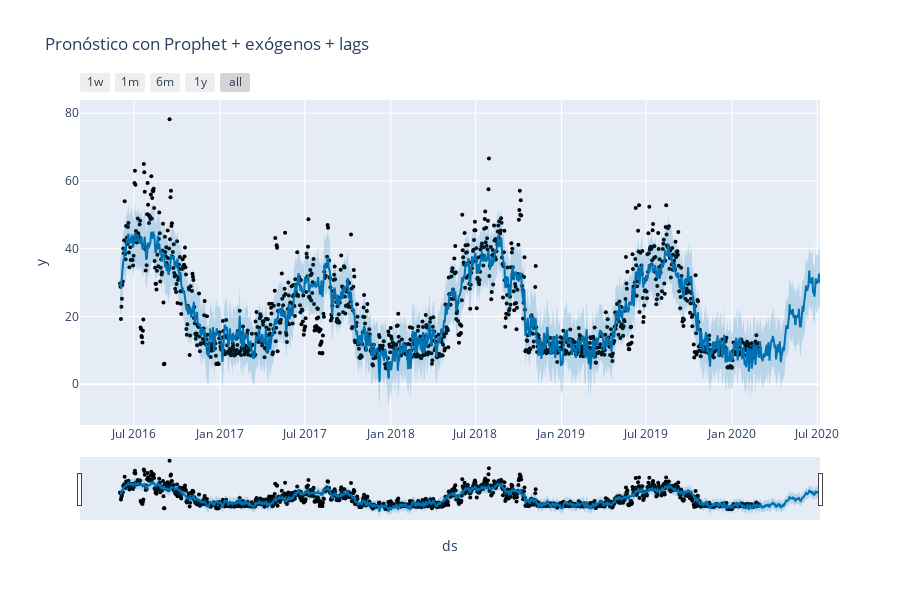
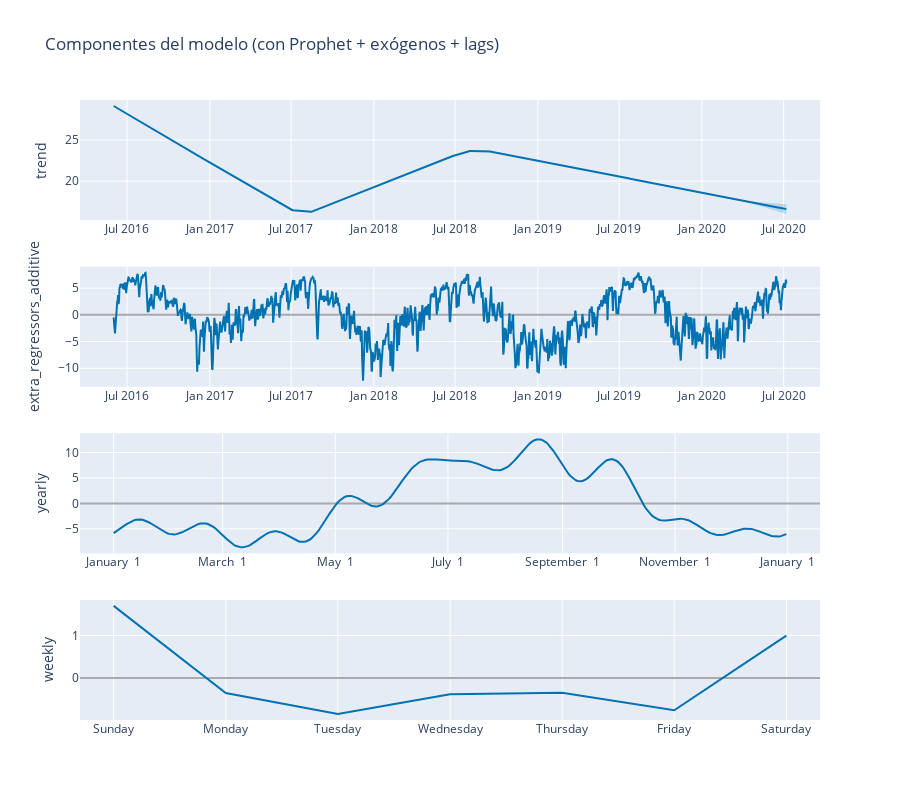

Notebook cell for these charts, in order:
### Markdown cell above
**Respuesta:**

### Code cell
#CODIGO AQUI

# ===========================================
# 1.5 Aplicando Lags — Prophet (7 pts)
# ===========================================

import numpy as np
import pandas as pd
import matplotlib.pyplot as plt
from sklearn.metrics import mean_absolute_error
from prophet import Prophet

# Plotly opcional (cae en Matplotlib si no está disponible)
_PLOTLY_OK = True
try:
    import plotly.io as pio
    from prophet.plot import plot_plotly, plot_components_plotly
    try:
        pio.renderers.default = "vscode"
    except Exception:
        pio.renderers.default = "browser"
except Exception:
    _PLOTLY_OK = False

# --- 1) PACF (Autocorrelación Parcial) de exógenos 'avg' en TRAIN ---
from statsmodels.tsa.stattools import pacf

# Conjunto de candidatos (toma solo los que existan)
CANDIDATES = [c for c in ["Temp_avg", "Dew_avg", "Hum_avg", "Wind_avg", "Press_avg"]
              if c in weather.columns]

# Usamos exclusivamente el rango de TRAIN para evitar fuga de información
weather_train = weather.merge(train[["date"]], on="date", how="inner").sort_values("date")

max_lag = 7  # lags diarios a evaluar (ajústalo si quieres explorar más)
N = len(weather_train)
conf = 1.96 / np.sqrt(N)  # umbral 95%

selected_lags = {}  # dict: var -> [lags]
for var in CANDIDATES:
    series = weather_train[var].astype(float).values
    # pacf devuelve desde lag 0...max_lag
    pacf_vals = pacf(series, nlags=max_lag, method="yw")
    # selecciona lags con |PACF| > umbral, excluyendo el lag 0
    sig_lags = [k for k in range(1, max_lag + 1) if abs(pacf_vals[k]) > conf]
    # como mínimo, proponemos lag=1 si ninguno superó el umbral (evita quedarse sin lags)
    if len(sig_lags) == 0:
        sig_lags = [1]
    selected_lags[var] = sig_lags

print("Lags seleccionados (por PACF, 95%):")
for v, ls in selected_lags.items():
    print(f" - {v}: {ls}")

# --- 2) Crear columnas lag en weather y mantener originales + lags ---
weather_lag = weather.copy()
lag_cols = []
for var, lags in selected_lags.items():
    for L in lags:
        col = f"{var}_lag{L}"
        weather_lag[col] = weather_lag[var].shift(L)
        lag_cols.append(col)

# --- 3) Imputación de nulos en lags con la media de CADA variable (según enunciado) ---
# calculamos medias SOLO con TRAIN para no filtrar info del futuro
means_train = (weather_lag.merge(train[["date"]], on="date", how="inner"))[lag_cols].mean()
for c in lag_cols:
    weather_lag[c] = weather_lag[c].fillna(means_train[c])

# --- 4) Preparar train/test con exógenos + lags para Prophet ---
REGRESSORS_BASE = CANDIDATES                   # originales
REGRESSORS_LAGS = lag_cols                     # lags creados
REGRESSORS_ALL  = REGRESSORS_BASE + REGRESSORS_LAGS

# merge con splits existentes
train_lags = train.merge(weather_lag[["date"] + REGRESSORS_ALL], on="date", how="left")
test_lags  = test.merge( weather_lag[["date"] + REGRESSORS_ALL],  on="date", how="left")

# por si quedara algún NA residual tras el merge
train_lags[REGRESSORS_ALL] = train_lags[REGRESSORS_ALL].ffill().bfill()
test_lags[REGRESSORS_ALL]  = test_lags[REGRESSORS_ALL].ffill().bfill()

# Prophet requiere ds/y
train_prophet_lag = train_lags.rename(columns={"date":"ds", "Energy_kWh":"y"}).copy()
test_prophet_lag  = test_lags.rename(columns={"date":"ds", "Energy_kWh":"y"}).copy()

# --- 5) Modelo Prophet con exógenos + lags ---
m_lags = Prophet(
    yearly_seasonality=True,
    weekly_seasonality=True,
    daily_seasonality=False,
    seasonality_mode="additive"
)

# añadimos TODOS los regresores (originales y lags)
for reg in REGRESSORS_ALL:
    m_lags.add_regressor(reg)

m_lags.fit(train_prophet_lag[["ds","y"] + REGRESSORS_ALL])

# --- 6) Predicción coherente en todo el rango (train + test) ---
future_all_lags = pd.concat([
    train_prophet_lag[["ds"] + REGRESSORS_ALL],
    test_prophet_lag[["ds"] + REGRESSORS_ALL]
], ignore_index=True).drop_duplicates().sort_values("ds")

forecast_all_lags = m_lags.predict(future_all_lags)

# métricas
pred_train_lags = train_prophet_lag.merge(forecast_all_lags[["ds","yhat"]], on="ds", how="left")
pred_test_lags  = test_prophet_lag.merge( forecast_all_lags[["ds","yhat"]], on="ds", how="left")

mae_train_lags = mean_absolute_error(pred_train_lags["y"], pred_train_lags["yhat"])
mae_test_lags  = mean_absolute_error(pred_test_lags["y"],  pred_test_lags["yhat"])
print(f"[Prophet + exógenos + lags] MAE train: {mae_train_lags:.3f} | MAE test: {mae_test_lags:.3f}")

# --- 7) Gráficos (forecast y componentes) + gráfico de errores ---
title_suffix = "con Prophet + exógenos + lags"

if _PLOTLY_OK:
    fig_pred = plot_plotly(m_lags, forecast_all_lags)
    fig_pred.update_layout(title=f"Pronóstico {title_suffix}")
    fig_pred.show()

    fig_comp = plot_components_plotly(m_lags, forecast_all_lags)
    fig_comp.update_layout(title=f"Componentes del modelo ({title_suffix})")
    fig_comp.show()
else:
    plt.figure(figsize=(12,5))
    plt.plot(df["date"], df["Energy_kWh"], label="Real", alpha=0.6)
    plt.plot(forecast_all_lags["ds"], forecast_all_lags["yhat"], label="yhat (Prophet+lags)", linewidth=2)
    plt.axvline(pd.to_datetime("2020-03-01"), color="k", linestyle="--", alpha=0.7)
    plt.title(f"Pronóstico {title_suffix}")
    plt.legend(); plt.tight_layout(); plt.show()
    _ = m_lags.plot_components(forecast_all_lags)

# error global
error_df_lags = pd.concat([train_prophet_lag, test_prophet_lag], ignore_index=True) \
    .merge(forecast_all_lags[["ds","yhat"]], on="ds", how="left")
error_df_lags["error"] = error_df_lags["y"] - error_df_lags["yhat"]

plt.figure(figsize=(12,5))
plt.plot(error_df_lags["ds"], error_df_lags["error"])
plt.axhline(0, linestyle="--", color="black")
plt.axvline(pd.to_datetime("2020-03-01"), color="k", linestyle="--", alpha=0.7)
plt.title(f"Error (Real - Predicho) {title_suffix}")
plt.tight_layout()
plt.show()

# --- Resumen final para la celda de texto ---
print("\nResumen 1.5 — Prophet con exógenos + lags")
for v, ls in selected_lags.items():
    print(f"  * {v}: lags usados {ls}")
print(f"MAE entrenamiento: {mae_train_lags:.3f}")
print(f"MAE prueba:        {mae_test_lags:.3f}")

### Figure 1 — Plotly figure (JSON) as saved in the notebook; plotly's stock layout.template omitted (floating-point values rounded to 4 significant figures; data arrays with more than 128 entries replaced by an {"elided": "..."} marker saying what was removed)
{"data": [{"marker": {"color": "black", "size": 4}, "mode": "markers", "name": "Actual", "type": "scatter", "x": {"elided": "1369 str values"}, "y": {"elided": "1369 float values"}}, {"hoverinfo": "skip", "line": {"width": 0}, "mode": "lines", "type": "scatter", "x": {"elided": "1498 str values"}, "y": {"elided": "1498 float values"}}, {"fill": "tonexty", "fillcolor": "rgba(0, 114, 178, 0.2)", "line": {"color": "#0072B2", "width": 2}, "mode": "lines", "name": "Predicted", "type": "scatter", "x": {"elided": "1498 str values"}, "y": {"elided": "1498 float values"}}, {"fill": "tonexty", "fillcolor": "rgba(0, 114, 178, 0.2)", "hoverinfo": "skip", "line": {"width": 0}, "mode": "lines", "type": "scatter", "x": {"elided": "1498 str values"}, "y": {"elided": "1498 float values"}}], "layout": {"height": 600, "showlegend": false, "title": {"text": "Pronóstico con Prophet + exógenos + lags"}, "width": 900, "xaxis": {"rangeselector": {"buttons": [{"count": 7, "label": "1w", "step": "day", "stepmode": "backward"}, {"count": 1, "label": "1m", "step": "month", "stepmode": "backward"}, {"count": 6, "label": "6m", "step": "month", "stepmode": "backward"}, {"count": 1, "label": "1y", "step": "year", "stepmode": "backward"}, {"step": "all"}]}, "rangeslider": {"visible": true}, "title": {"text": "ds"}, "type": "date"}, "yaxis": {"title": {"text": "y"}}}}

### Figure 2 — Plotly figure (JSON) as saved in the notebook; plotly's stock layout.template omitted (floating-point values rounded to 4 significant figures; data arrays with more than 128 entries replaced by an {"elided": "..."} marker saying what was removed)
{"data": [{"line": {"color": "#0072B2", "width": 2}, "mode": "lines", "name": "trend", "type": "scatter", "x": {"elided": "1498 str values"}, "xaxis": "x", "y": {"elided": "1498 float values"}, "yaxis": "y"}, {"line": {"color": "rgba(0, 114, 178, 0.2)", "width": 0}, "mode": "lines", "name": "trend_upper", "type": "scatter", "x": {"elided": "1498 str values"}, "xaxis": "x", "y": {"elided": "1498 float values"}, "yaxis": "y"}, {"fill": "tonexty", "fillcolor": "rgba(0, 114, 178, 0.2)", "line": {"color": "rgba(0, 114, 178, 0.2)", "width": 0}, "mode": "lines", "name": "trend_lower", "type": "scatter", "x": {"elided": "1498 str values"}, "xaxis": "x", "y": {"elided": "1498 float values"}, "yaxis": "y"}, {"line": {"color": "#0072B2", "width": 2}, "mode": "lines", "name": "extra_regressors_additive", "type": "scatter", "x": {"elided": "1498 str values"}, "xaxis": "x2", "y": {"elided": "1498 float values"}, "yaxis": "y2"}, {"line": {"color": "#0072B2", "width": 2}, "mode": "lines", "name": "yearly", "type": "scatter", "x": {"elided": "365 str values"}, "xaxis": "x3", "y": {"elided": "365 float values"}, "yaxis": "y3"}, {"line": {"color": "#0072B2", "width": 2}, "mode": "lines", "name": "weekly", "type": "scatter", "x": ["2017-01-01T00:00:00.000000000", "2017-01-02T00:00:00.000000000", "2017-01-03T00:00:00.000000000", "2017-01-04T00:00:00.000000000", "2017-01-05T00:00:00.000000000", "2017-01-06T00:00:00.000000000", "2017-01-07T00:00:00.000000000"], "xaxis": "x4", "y": [1.7, -0.3558, -0.8496, -0.382, -0.3463, -0.763, 0.9972], "yaxis": "y4"}], "layout": {"height": 800, "showlegend": false, "title": {"text": "Componentes del modelo (con Prophet + exógenos + lags)"}, "width": 900, "xaxis": {"anchor": "y", "domain": [0, 1], "range": ["2016-03-18T03:36:00", "2020-09-19T20:24:00"], "type": "date"}, "xaxis2": {"anchor": "y2", "domain": [0, 1], "range": ["2016-03-18T03:36:00", "2020-09-19T20:24:00"], "type": "date"}, "xaxis3": {"anchor": "y3", "domain": [0, 1], "range": ["2016-12-13T18:54:02.958904115", "2018-01-18T11:04:57.863013581"], "tickformat": "%B %e", "type": "date"}, "xaxis4": {"anchor": "y4", "domain": [0, 1], "range": ["2016-12-31T16:48:00", "2017-01-07T07:12:00"], "tickformat": "%A", "type": "date"}, "yaxis": {"anchor": "x", "domain": [0.8063, 1], "rangemode": "normal", "title": {"text": "trend"}, "zerolinecolor": "#AAA"}, "yaxis2": {"anchor": "x2", "domain": [0.5375, 0.7312], "rangemode": "tozero", "title": {"text": "extra_regressors_additive"}, "zerolinecolor": "#AAA"}, "yaxis3": {"anchor": "x3", "domain": [0.2687, 0.4625], "title": {"text": "yearly"}, "zerolinecolor": "#AAA"}, "yaxis4": {"anchor": "x4", "domain": [0, 0.1938], "title": {"text": "weekly"}, "zerolinecolor": "#AAA"}}}
